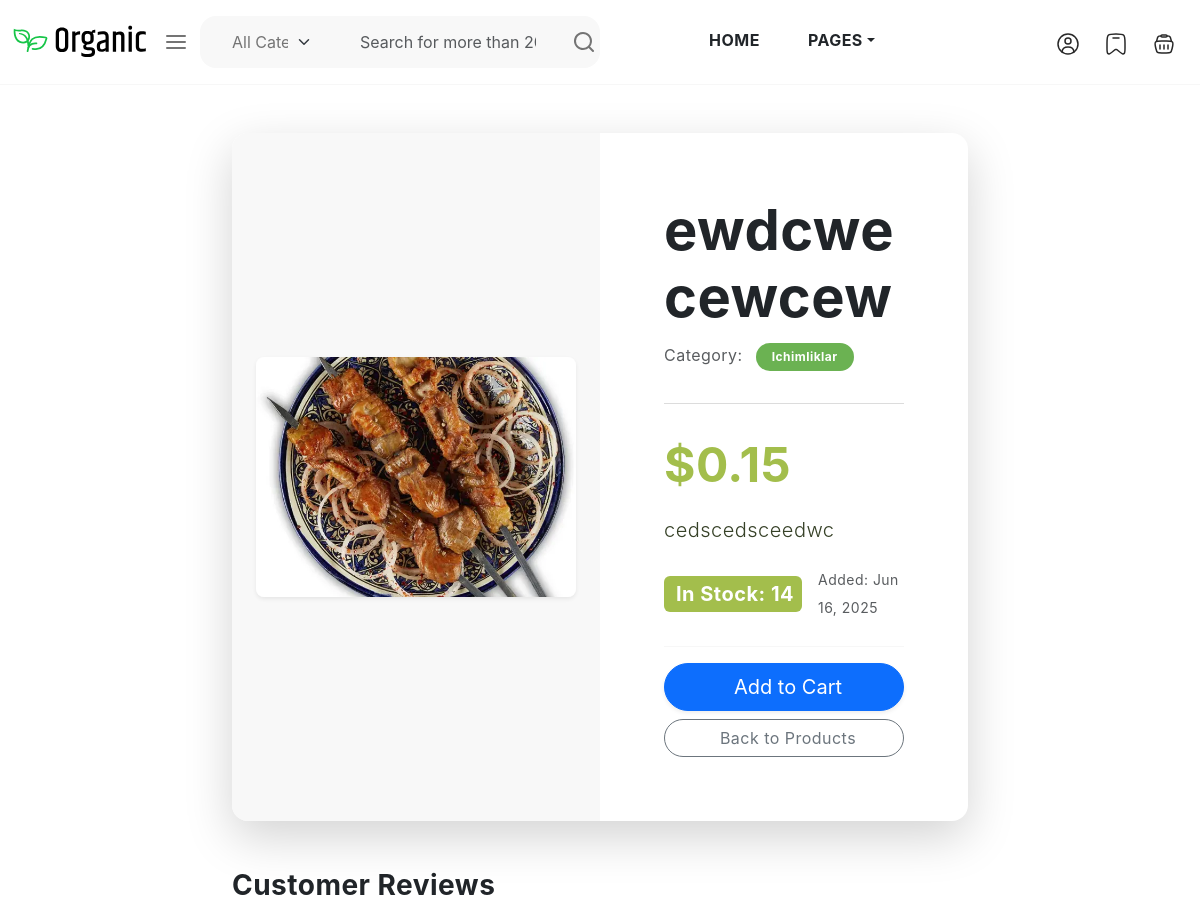
Before: /product/product/detail/ewdcwecewcew/ (upper part) with the older database file.
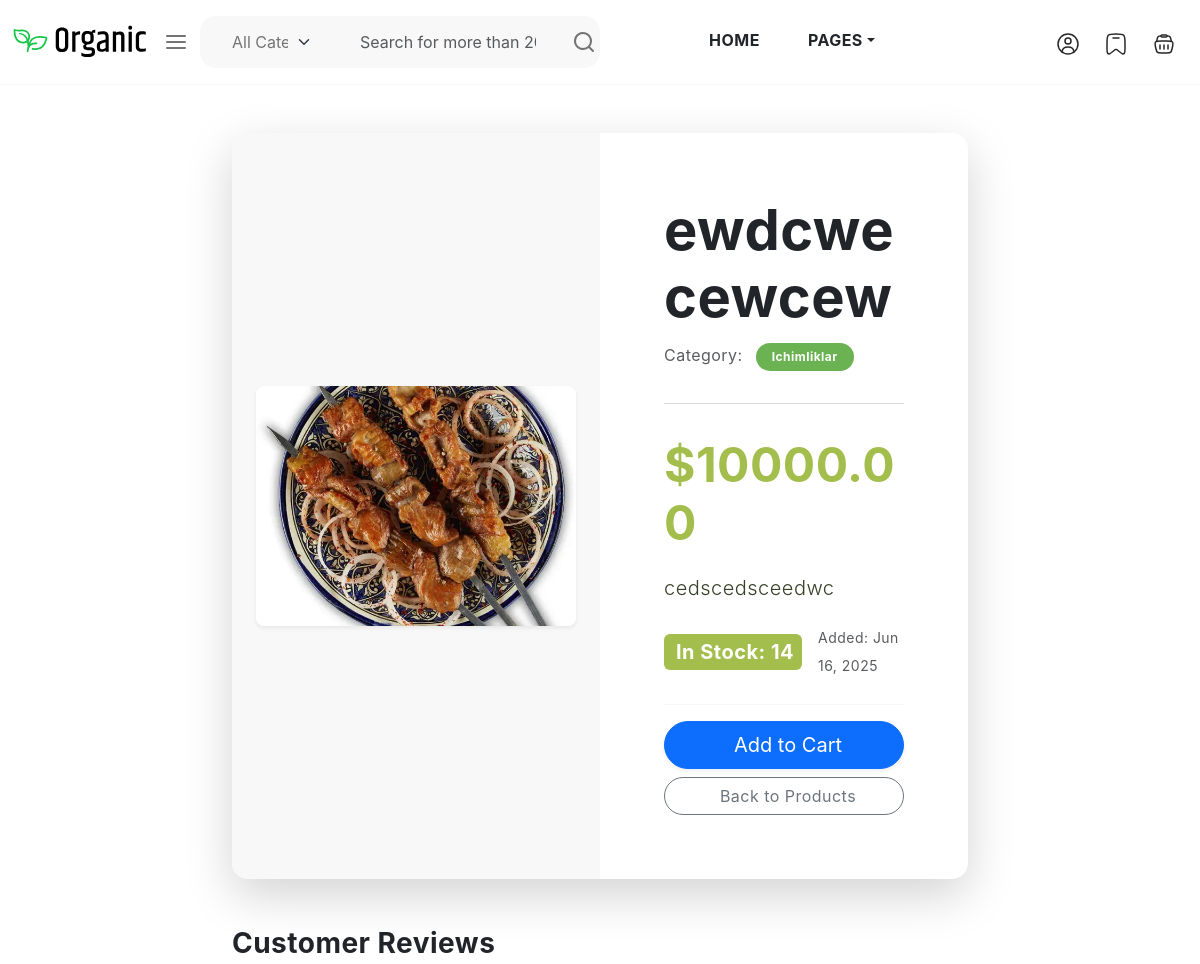
After: the same page with the newer database file.
### products/models.py (models this page shows, shortened)
class Product(models.Model):
    name = models.CharField(max_length=200)
    description = models.TextField()
    price = models.DecimalField(max_digits=10, decimal_places=2)
    stock = models.IntegerField(default=0)
    category = models.ForeignKey(Category, on_delete=models.CASCADE)
    image = models.ImageField(upload_to='products/', blank=True, null=True)
    created_at = models.DateTimeField(auto_now_add=True)
    is_featured = models.BooleanField(default=False)  # Yangi qo‘shilgan maydon
    sales_count = models.IntegerField(default=0)  # Yangi qo‘shilgan maydon
    slug = models.SlugField(max_length=200, unique=True, blank=True)

class Category(models.Model):
    name = models.CharField(max_length=100)
    slug = models.SlugField(unique=True)
    image = models.ImageField(upload_to='images_category/', null=True, blank=True)

### products/views.py (the view)
# urls.py: path('product/detail/<slug:slug>/', ProductDetailView.as_view(), name='product_detail'),
class ProductDetailView(DetailView):
    model = Product
    template_name = 'product/products_detail.html'
    slug_url_kwarg = 'slug'
    context_object_name = 'product'

### templates/product/products_detail.html (shortened to what this page needs)
{% extends 'base.html' %}
{% load static %}
{% block content %}
<div class="container py-5">
    <div class="row justify-content-center">
        <div class="col-lg-10 col-xl-8">
            <div class="card shadow-lg border-0 rounded-4">
                <div class="row g-0">
                    <div class="col-md-6 bg-light d-flex align-items-center justify-content-center p-4 rounded-start-4">
                        <img src="{{ product.image.url|default:'{% static "images/placeholder.png" %}' }}"
                             alt="{{ product.name }}"
                             class="img-fluid rounded-3 shadow-sm"
                             style="max-height: 450px; object-fit: contain; width: 100%;">
                    </div>
                    <div class="col-md-6 p-5">
                        <div class="card-body d-flex flex-column h-100">
                            <h1 class="card-title display-4 fw-bolder mb-2 text-dark">{{ product.name }}</h1>
                            <p class="text-muted fs-6 mb-3">Category:
                                <span class="badge bg-primary rounded-pill px-3 py-2 ms-2">{{ product.category.name }}</span>
                            </p>
                            <hr class="my-3">
                            <h2 class="card-text text-success display-5 fw-bold my-3">
                                ${{ product.price|floatformat:2 }}
                            </h2>
                            <p class="card-text lead text-secondary flex-grow-1">{{ product.description }}</p>
                            <div class="d-flex align-items-center mb-4">
                                {% if product.stock > 0 %}
                                    <span class="badge bg-success fs-5 p-2 me-3">
                                         In Stock: {{ product.stock }}
                                    </span>
                                {% else %}
                                    <span class="badge bg-danger fs-5 p-2 me-3">
                                        <i class="bi bi-x-circle me-1"></i> Out of Stock
                                    </span>
                                {% endif %}
                                <small class="text-muted ms-auto">Added: {{ product.created_at|date:"M d, Y" }}</small>
                            </div>
                            <div class="mt-auto pt-3 border-top">
                                {% if product.stock > 0 %}
                                    <button hx-post=""
                                            hx-target="#cart-count"
                                            hx-swap="outerHTML"
                                            class="btn btn-primary btn-lg w-100 mb-2 shadow-sm rounded-pill animate__animated animate__pulse animate__infinite">
                                         Add to Cart
                                    </button>
                                {% else %}
                                    <button class="btn btn-secondary btn-lg w-100 mb-2 rounded-pill" disabled>
                                        <i class="bi bi-exclamation-circle me-2"></i> Currently Unavailable
                                    </button>
                                {% endif %}
                                <a href="" class="btn btn-outline-secondary w-100 rounded-pill">
                                     Back to Products
                                </a>
                            </div>
                        </div>
                    </div>
                </div>
            </div>
        </div>
    </div>
    <div class="row justify-content-center mt-5">
        <div class="col-lg-10 col-xl-8">
            <h3 class="mb-4 text-dark fw-bold">Customer Reviews</h3>
        </div>
    </div>
</div>
{% endblock %}

Changed rows visible on the page:
changed Product "ewdcwecewcew": price "0.15" → "10000.00"
